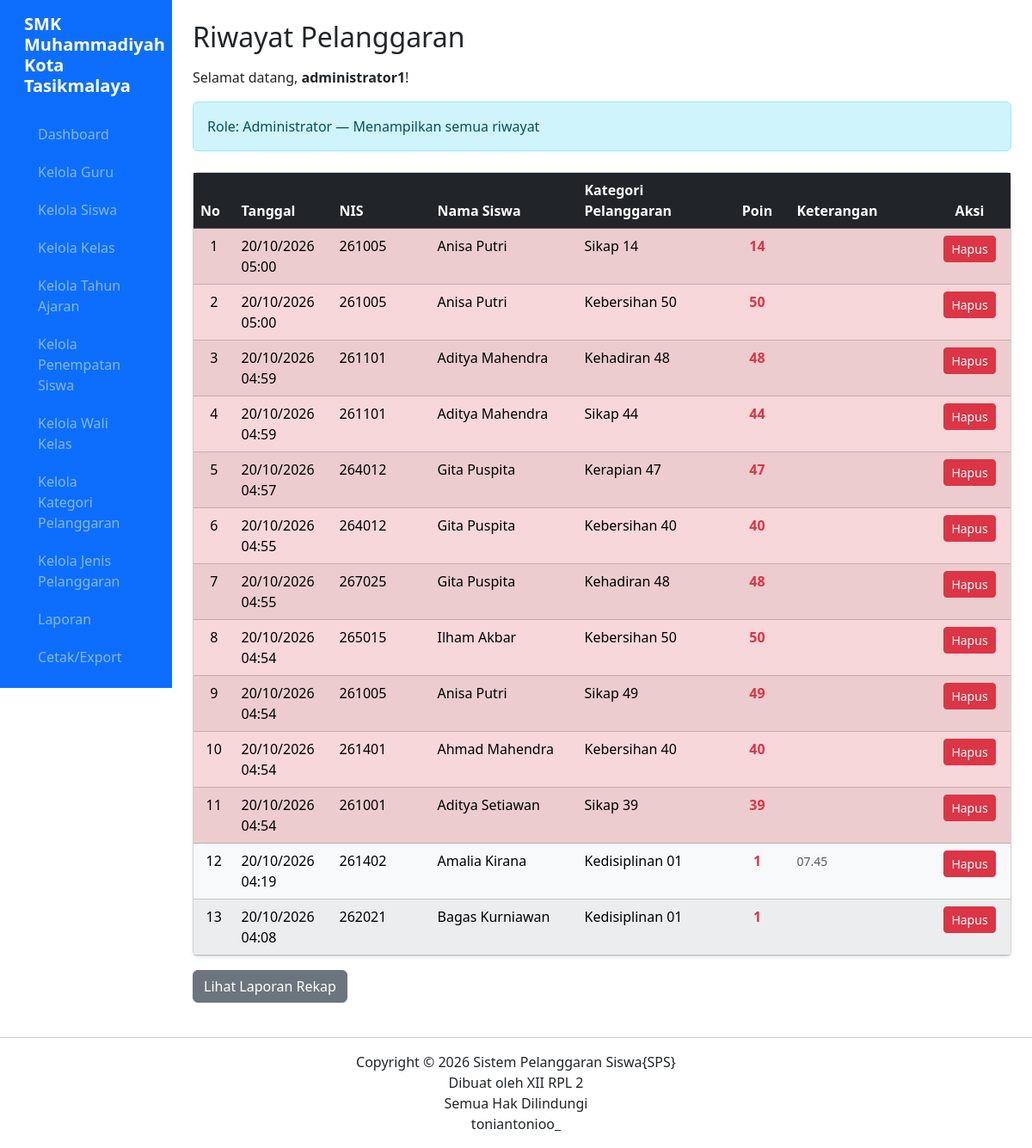
Page /riwayat.php (signed in) on the committed database.
### tables this page shows
CREATE TABLE `t_pelanggaran_siswa` (
  `id` int(11) NOT NULL,
  `tahun_ajaran_id` int(11) DEFAULT NULL,
  `siswa_id` int(11) DEFAULT NULL,
  `kategori_id` int(11) DEFAULT NULL,
  `nama_siswa` varchar(150) NOT NULL,
  `kelas_id` int(11) DEFAULT NULL,
  `nama_kelas` varchar(100) NOT NULL,
  `pelanggaran_id` int(11) DEFAULT NULL,
  `nama_pelanggaran` varchar(150) NOT NULL,
  `pelanggaran_kategori_id` int(11) DEFAULT NULL,
  `guru_id` int(11) DEFAULT NULL,
  `nama_guru` varchar(150) NOT NULL,
  `tanggal` date DEFAULT NULL,
  `keterangan` text NOT NULL,
  `poin` int(11) NOT NULL,
  `tindakan` text NOT NULL,
  `status` varchar(30) NOT NULL,
  `created_at` timestamp NOT NULL DEFAULT current_timestamp(),
  `updated_at` datetime DEFAULT NULL,
  `updated-at` timestamp NOT NULL DEFAULT current_timestamp()
);

CREATE TABLE `t_siswa` (
  `id` int(11) NOT NULL,
  `nis` varchar(30) DEFAULT NULL,
  `nisn` varchar(20) NOT NULL,
  `nama` varchar(150) DEFAULT NULL,
  `jenis_kelamin` char(1) NOT NULL,
  `tanggal_lahir` date NOT NULL,
  `alamat` text NOT NULL,
  `status_aktif` tinyint(1) NOT NULL,
  `created_at` timestamp NOT NULL DEFAULT current_timestamp(),
  `updated_at` timestamp NOT NULL DEFAULT current_timestamp()
);

CREATE TABLE `t_pelanggaran_kategori` (
  `id` int(11) NOT NULL,
  `nama` varchar(100) DEFAULT NULL,
  `deskripsi` text NOT NULL,
  `poin` int(11) DEFAULT NULL,
  `status_aktif` tinyint(1) NOT NULL,
  `created_at` timestamp NOT NULL DEFAULT current_timestamp(),
  `updated_at` timestamp NOT NULL DEFAULT current_timestamp()
);

### riwayat.php (the view, shortened to what this page needs)
<?php
require_once "config.php";
$nama = $_SESSION['name'];
$role = strtolower(trim($_SESSION['role']));
$nama_kelas = '';
$kelas_id = 0;
$daftar_riwayat = [];
if ($role === 'wali_kelas' && $kelas_id > 0) {
    $sql = "
        SELECT
            p.id,
            s.nis,
            s.nama AS nama_siswa,
            k.nama AS kategori,
            p.poin,
            p.keterangan,
            p.created_at AS tanggal
        FROM t_pelanggaran_siswa p
        LEFT JOIN t_siswa s ON p.siswa_id = s.id
        LEFT JOIN t_pelanggaran_kategori k ON p.kategori_id = k.id
        LEFT JOIN t_kelas_siswa ks ON s.id = ks.siswa_id
        WHERE ks.kelas_id = '$kelas_id'
        ORDER BY p.created_at DESC, p.id DESC
    ";
} else {
    $sql = "
        SELECT
            p.id,
            s.nis,
            s.nama AS nama_siswa,
            k.nama AS kategori,
            p.poin,
            p.keterangan,
            p.created_at AS tanggal
        FROM t_pelanggaran_siswa p
        LEFT JOIN t_siswa s ON p.siswa_id = s.id
        LEFT JOIN t_pelanggaran_kategori k ON p.kategori_id = k.id
        ORDER BY p.created_at DESC, p.id DESC
    ";
}
$result = mysqli_query($conn, $sql);
while ($row = mysqli_fetch_assoc($result)) {
    $daftar_riwayat[] = $row;
}
?>
<!DOCTYPE html>
<html lang="id">
<head>
    <link href="https://cdn.jsdelivr.net/npm/bootstrap@5.3.8/dist/css/bootstrap.min.css" rel="stylesheet">
</head>
<body>
<div class="container-fluid">
    <div class="row">
        <?php include "menu.php"; ?>
        <main class="col-md-9 col-lg-10 p-4">
            <h2 class="mb-3">Riwayat Pelanggaran</h2>
            <p>Selamat datang, <strong><?= htmlspecialchars($nama) ?></strong>!</p>
            <?php if ($role === 'wali_kelas'): ?>
                <div class="alert alert-info mb-4">
                    Role: Wali Kelas | Kelas : <strong><?= htmlspecialchars($nama_kelas) ?></strong>
                </div>
            <?php elseif ($role === 'guru'): ?>
                <div class="alert alert-info mb-4">
                    Role: Guru — Menampilkan semua riwayat pelanggaran
                </div>
            <?php else: ?>
                <div class="alert alert-info mb-4">
                    Role: Administrator — Menampilkan semua riwayat
                </div>
            <?php endif; ?>
            <?php if (empty($daftar_riwayat)): ?>
                <div class="alert alert-warning">
                    Belum ada riwayat pelanggaran yang tercatat 😊
                    <a href="catat_pelanggaran.php" class="alert-link d-block mt-2">Klik di sini untuk mencatat pelanggaran baru</a>
                </div>
            <?php else: ?>
                <div class="card shadow-sm">
                    <div class="card-body p-0">
                        <div class="table-responsive">
                            <table class="table table-striped table-hover mb-0">
                                <thead class="table-dark">
                                    <tr>
                                        <th width="5%">No</th>
                                        <th width="12%">Tanggal</th>
                                        <th width="12%">NIS</th>
                                        <th width="18%">Nama Siswa</th>
                                        <th width="18%">Kategori Pelanggaran</th>
                                        <th width="8%" class="text-center">Poin</th>
                                        <th>Keterangan</th>
                                        <th width="10%" class="text-center">Aksi</th>
                                    </tr>
                                </thead>
                                <tbody>
                                    <?php
                                    $no = 1;
                                    foreach ($daftar_riwayat as $r):
                                        $poin = (int)$r['poin'];
                                        $warna = $poin >= 10 ? 'table-danger' : ($poin >= 5 ? 'table-warning' : 'table-light');
                                        $tgl = date('d/m/Y H:i', strtotime($r['tanggal']));
                                    ?>
                                    <tr class="<?= $warna ?>">
                                        <td class="text-center"><?= $no++ ?></td>
                                        <td><?= $tgl ?></td>
                                        <td><?= htmlspecialchars($r['nis']) ?></td>
                                        <td><?= htmlspecialchars($r['nama_siswa']) ?></td>
                                        <td><?= htmlspecialchars($r['kategori'] ?? '-') ?></td>
                                        <td class="text-center fw-bold text-danger">
                                            <?= $poin ?>
                                        </td>
                                        <td>
                                            <small class="text-muted">
                                                <?= htmlspecialchars($r['keterangan'] ?? '-') ?>
                                            </small>
                                        </td>
                                        <td class="text-center">
                                            <a href="riwayat.php?hapus=<?= $r['id'] ?>"
                                               class="btn btn-sm btn-danger"
                                               onclick="return confirm('Yakin ingin menghapus data ini? Tindakan tidak dapat dibatalkan!')">
                                                Hapus
                                            </a>
                                        </td>
                                    </tr>
                                    <?php endforeach; ?>
                                </tbody>
                            </table>
                        </div>
                    </div>
                </div>
                <div class="mt-3 d-flex justify-content-between">
                    <a href="laporan.php" class="btn btn-secondary">Lihat Laporan Rekap</a>
                </div>
            <?php endif; ?>
        </main>
    </div>
</div>
<?php if (file_exists("footer.php")) include "footer.php"; ?>
</body>
</html>

### rows in the picture
t_pelanggaran_siswa: created_at "20/10/2026 05:00", siswa.nis "261005", siswa.nama "Anisa Putri", t_pelanggaran_kategori.nama "Sikap 14", poin "14"
t_pelanggaran_siswa: created_at "20/10/2026 05:00", siswa.nis "261005", siswa.nama "Anisa Putri", t_pelanggaran_kategori.nama "Kebersihan 50", poin "50"
t_pelanggaran_siswa: created_at "20/10/2026 04:59", siswa.nis "261101", siswa.nama "Aditya Mahendra", t_pelanggaran_kategori.nama "Kehadiran 48", poin "48"
t_pelanggaran_siswa: created_at "20/10/2026 04:59", siswa.nis "261101", siswa.nama "Aditya Mahendra", t_pelanggaran_kategori.nama "Sikap 44", poin "44"
t_pelanggaran_siswa: created_at "20/10/2026 04:57", siswa.nis "264012", siswa.nama "Gita Puspita", t_pelanggaran_kategori.nama "Kerapian 47", poin "47"
t_pelanggaran_siswa: created_at "20/10/2026 04:55", siswa.nis "264012", siswa.nama "Gita Puspita", t_pelanggaran_kategori.nama "Kebersihan 40", poin "40"
t_pelanggaran_siswa: created_at "20/10/2026 04:55", siswa.nis "267025", siswa.nama "Gita Puspita", t_pelanggaran_kategori.nama "Kehadiran 48", poin "48"
t_pelanggaran_siswa: created_at "20/10/2026 04:54", siswa.nis "265015", siswa.nama "Ilham Akbar", t_pelanggaran_kategori.nama "Kebersihan 50", poin "50"
t_pelanggaran_siswa: created_at "20/10/2026 04:54", siswa.nis "261005", siswa.nama "Anisa Putri", t_pelanggaran_kategori.nama "Sikap 49", poin "49"
t_pelanggaran_siswa: created_at "20/10/2026 04:54", siswa.nis "261401", siswa.nama "Ahmad Mahendra", t_pelanggaran_kategori.nama "Kebersihan 40", poin "40"
t_pelanggaran_siswa: created_at "20/10/2026 04:54", siswa.nis "261001", siswa.nama "Aditya Setiawan", t_pelanggaran_kategori.nama "Sikap 39", poin "39"
t_pelanggaran_siswa: created_at "20/10/2026 04:19", siswa.nis "261402", siswa.nama "Amalia Kirana", t_pelanggaran_kategori.nama "Kedisiplinan 01", poin "1", keterangan "07.45"
t_pelanggaran_siswa: created_at "20/10/2026 04:08", siswa.nis "262021", siswa.nama "Bagas Kurniawan", t_pelanggaran_kategori.nama "Kedisiplinan 01", poin "1"

### other values in the picture
$nama "administrator1"
